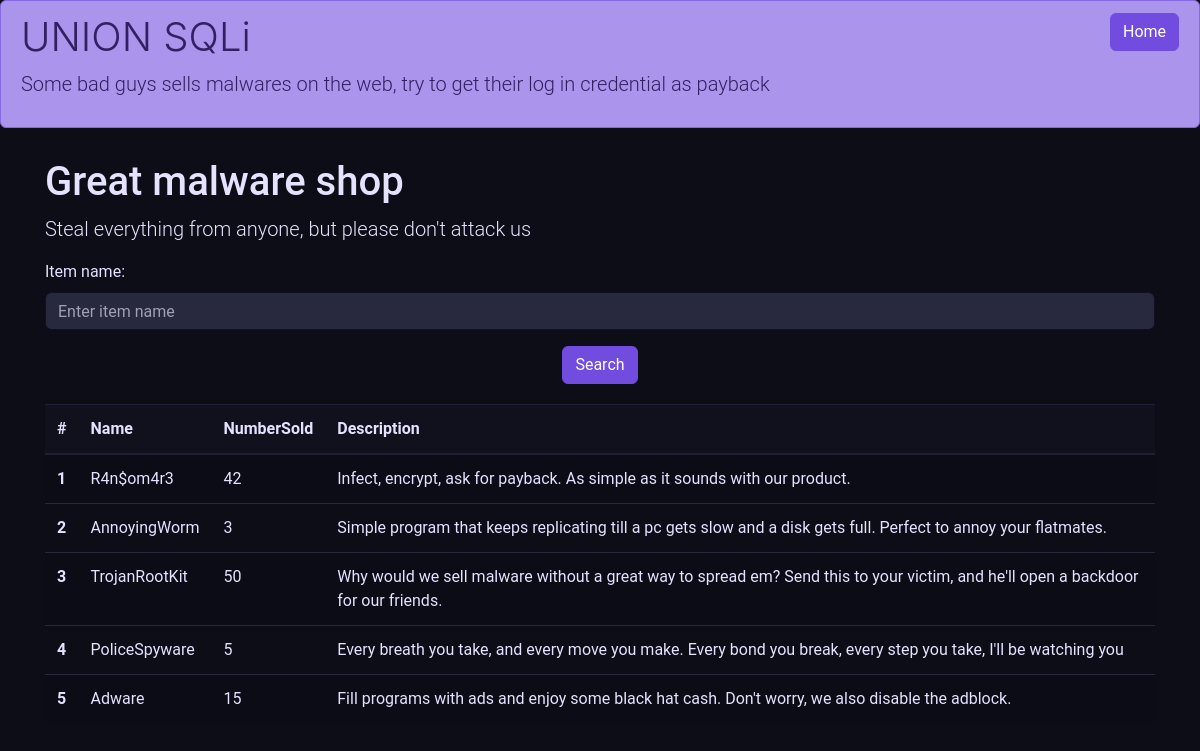
/php/progettoSWM/SQLi/SQLi2.php, run on the app's committed database.
### tables this page shows
CREATE TABLE `SQLi2_Items` (
  `ID` int NOT NULL AUTO_INCREMENT,
  `Name` char(100) NOT NULL,
  `NSold` int NOT NULL,
  `Description` blob NOT NULL,
  PRIMARY KEY (`ID`)
);

### php/progettoSWM/SQLi/SQLi2.php (the view, shortened to what this page needs)
<?php
require('../backend/dbConnector.php');
?>
<!DOCTYPE html>
<html lang="it">
<head>
  <link rel="stylesheet" href="../css/bootstrap4-neon-glow.min.css">
</head>
<body>
    <div class="ht-tm-element alert alert-primary" role="alert">
    <div class="row">
      <div class="col-sm-11">
        <h4 class="display-3" class="alert-heading">UNION SQLi</h4>
        <p class="lead">Some bad guys sells malwares on the web, try to get their log in credential as payback</p>
      </div>
      <div class="col-sm-1">
        <form action="/index.php" method="get">
          <div class="d-flex justify-content-center">
            <button type="submit" class="btn btn-primary">Home</button>
          </div>
        </form>
      </div>
    </div>
  </div>
	<div class="container" style="margin-top:30px">
        <h1>Great malware shop</h1>
        <div class="row">
            <div class="col-sm-12 ">
                <p class="lead">Steal everything from anyone, but please don't attack us</p>
                <form action="/SQLi/SQLi2.php" method="get">
                    <div class="form-group">
                        <label for="name">Item name:</label>
                        <input type="text" class="form-control" id="name" placeholder="Enter item name" name="name">
                    </div>
                    <div class="d-flex justify-content-center">
                        <button type="submit" class="btn btn-primary">Search</button>
                    </div>
                </form>
            </div>
        </div>
				<table class="table table-hover table-striped" style="margin-top: 20px;">
        <thead class="thead-dark">
            <tr>
            <th>#</th>
            <th>Name</th>
            <th>NumberSold</th>
            <th>Description</th>
            </tr>
        </thead>
				<tbody>
				<?php
					if(!empty($_GET['name'])){
						$query = "SELECT * FROM SQLi2_Items WHERE Name = '".$_GET['name']."';";
					}else{
						$query = "SELECT * FROM SQLi2_Items;";
					}
					$result = $db->query($query);
					while ($row = mysqli_fetch_assoc($result)) {
						echo('
						<tr>
						<th scope="row">'.$row['ID'].'</th>
						<td>'.$row['Name'].'</td>
						<td>'.$row['NSold'].'</td>
						<td>'.$row['Description'].'</td>
						</tr>
						');
					}
				?>
        </tbody>
        </table>
        </div>
</body>
</html>

### data on the page
sqli2_items: ID "1", Name "R4n$om4r3", NSold "42", Description "Infect, encrypt, ask for payback. As simple as it sounds with our product."
sqli2_items: ID "2", Name "AnnoyingWorm", NSold "3", Description "Simple program that keeps replicating till a pc gets slow and a disk gets full. Perfect to annoy your flatmates."
sqli2_items: ID "3", Name "TrojanRootKit", NSold "50", Description "Why would we sell malware without a great way to spread em? Send this to your victim, and he'll open a backdoor for our friends."
sqli2_items: ID "4", Name "PoliceSpyware", NSold "5", Description "Every breath you take, and every move you make. Every bond you break, every step you take, I'll be watching you"
sqli2_items: ID "5", Name "Adware", NSold "15", Description "Fill programs with ads and enjoy some black hat cash. Don't worry, we also disable the adblock."
